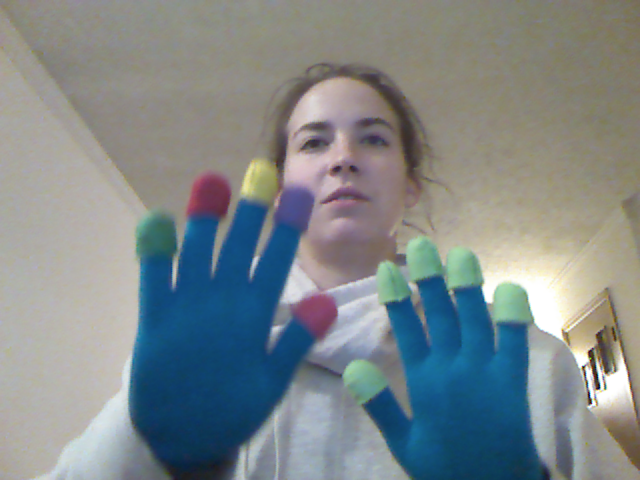
%> input picture MatlabColourTesting/Test1_2.ppm, 640 x 480 px
$ octave NN_YCbCr.m   (GNU Octave 9; MATLAB toolbox functions it lacks are replaced by stand-ins)
%> lines starting %> are read from the running program, lines starting %| are printed output that depends on the picture
%NN Classifier Test
clear all;
close all;

result = zeros(7, 7);
Means = [129.67	131.8675	114.0275	150.19	136.765	129.9425	158.055;
    111.7725	143.525	128.1125	124.4125	146.045	108.4575	93.895];

DG_Cb = Means(1, 1); %Dark Green Means
DG_Cr = Means(2, 1);
R_Cb = Means(1, 2); %Red Means
R_Cr = Means(2, 2);
Y_Cb = Means(1, 3); %Yellow Means
Y_Cr = Means(2, 3);
P_Cb = Means(1, 4); %Purple Means
P_Cr = Means(2, 4);
Pi_Cb = Means(1, 5); %Pink Means
Pi_Cr = Means(2, 5);
LG_Cb = Means(1, 6); %Light Green Means
LG_Cr = Means(2, 6);
B_Cb = Means(1, 7); % Blue Means
B_Cr = Means(2, 7);

for Test = 1:7
test = imread('Test1_2.ppm');
%> test is the input picture: size 480x640x3 uint8; mean R, G, B 126.7, 135.4, 137.2
figure, imshow(test)
%> after `imshow(test)`:
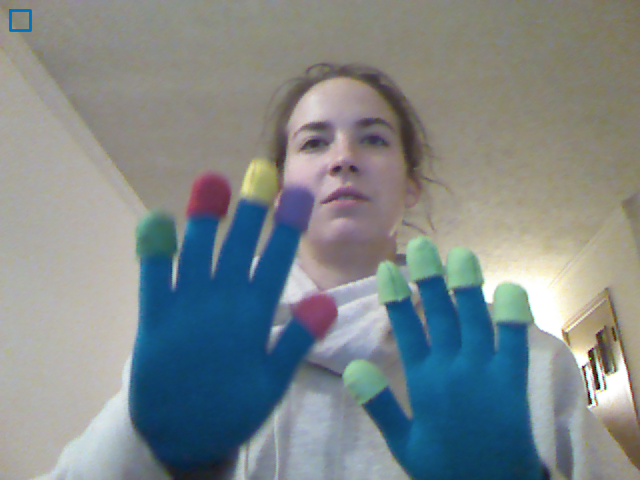
%> figure redrawn from the program's plot data
h = imrect(gca, [10 10 20 20]);
accepted_pos = wait(h);
x = accepted_pos(1);
y = accepted_pos(2);
roi = imcrop(test, [x y 20 20 ]);
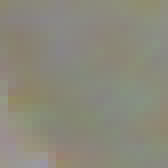
%> roi: size 21x21x3 uint8 (shown 8 times larger); mean R, G, B 138.8, 137, 123.3
figure, imshow(roi)
ycbcr = zeros(900, 3);
roi_ycbcr = rgb2ycbcr(roi);
%> roi_ycbcr: size 21x21x3 uint8; mean of channels 1, 2, 3 132.8, 121.7, 129.7


for i = 1:20
    for j = 1:20
        n = (i-1)*20 + j;
        ycbcr(n, :) = roi_ycbcr(i, j, :);
    end
end
%> after the loop, ycbcr = 900 rows, first 12: [130 117 131; 130 121 130; 131 122 130; 131 123 130; 132 122 130; 132 122 130; 133 124 130; 133 126 130; 132 124 131; 132 122 130; 134 121 129; 134 122 129]

for z = 1:400
 Cb = ycbcr(z, 2);
 Cr = ycbcr(z, 3);

 DG_dist = sqrt(((Cb - DG_Cb)^2) + ((Cr - DG_Cr)^2));
 R_dist = sqrt(((Cb - R_Cb)^2) + ((Cr - R_Cr)^2));
 Y_dist = sqrt(((Cb - Y_Cb)^2) + ((Cr - Y_Cr)^2));
 P_dist = sqrt(((Cb - P_Cb)^2) + ((Cr - P_Cr)^2));
 Pi_dist = sqrt(((Cb - Pi_Cb)^2) + ((Cr - Pi_Cr)^2));
 LG_dist = sqrt(((Cb - LG_Cb)^2) + ((Cr - LG_Cr)^2));
 B_dist = sqrt(((Cb - B_Cb)^2) + ((Cr - B_Cr)^2));

 dists = [DG_dist, R_dist, Y_dist, P_dist, Pi_dist, LG_dist, B_dist]

 Class = min(dists);

 %Test = 7;  % 1=DG, 2=R, 3=Y, 4=P, 5=Pi, 6=LG, 7=B
 if Class == DG_dist
     result(Test, 1) = result(Test, 1) + 1;
 elseif Class == R_dist
     result(Test, 2) = result(Test, 2) + 1;
 elseif Class == Y_dist
     result(Test, 3) = result(Test, 3) + 1;
 elseif Class == P_dist
     result(Test, 4) = result(Test, 4) + 1;
 elseif Class == Pi_dist
     result(Test, 5) = result(Test, 5) + 1;
 elseif Class == LG_dist
     result(Test, 6) = result(Test, 6) + 1;
 elseif Class == B_dist
     result(Test, 7) = result(Test, 7) + 1;
 end

end
%> this loop made 400 passes
%> (Cb, Cr, DG_dist, R_dist, Y_dist, P_dist, Pi_dist, LG_dist) on passes 1 to 3: (117, 131, 23.03, 19.44, 4.14, 33.84, 24.84, 25.99), (121, 130, 20.18, 17.35, 7.22, 29.72, 22.49, 23.32), (122, 130, 19.78, 16.74, 8.19, 28.74, 21.8, 22.96)
%> after the loop, result = [0 6 394 0 0 0 0; 0 0 0 0 0 0 0; 0 0 0 0 0 0 0; 0 0 0 0 0 0 0; 0 0 0 0 0 0 0; 0 0 0 0 0 0 0; 0 0 0 0 0 0 0]
end

result
